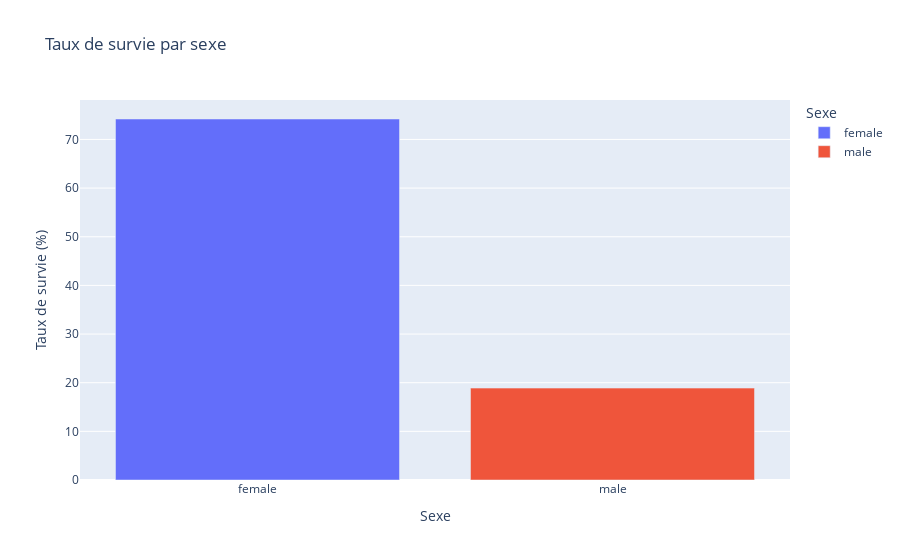

The code cell stored with this chart in its notebook:
### Code cell
# création df avec les pourcentages
sex_survival_rates = pd.DataFrame({
    'Sex': ['female', 'male'],
    'Survived_Rate': [rateWomen, rateMen]
})

fig_sex_survived = px.bar(sex_survival_rates,
x='Sex',
y='Survived_Rate',
color='Sex',

title='Taux de survie par sexe',
labels={
'Survived_Rate': 'Taux de survie (%)',
'Sex': 'Sexe',
}
)

fig_sex_survived.show()

### Figure 1 — Plotly figure (JSON) as saved in the notebook; plotly's stock layout.template omitted (floating-point values rounded to 4 significant figures)
{"data": [{"hovertemplate": "Sexe=%{x}<br>Taux de survie (%)=%{y}<extra></extra>", "legendgroup": "female", "marker": {"color": "#636efa", "pattern": {"shape": ""}}, "name": "female", "orientation": "v", "showlegend": true, "textposition": "auto", "type": "bar", "x": ["female"], "xaxis": "x", "y": [74.2], "yaxis": "y"}, {"hovertemplate": "Sexe=%{x}<br>Taux de survie (%)=%{y}<extra></extra>", "legendgroup": "male", "marker": {"color": "#EF553B", "pattern": {"shape": ""}}, "name": "male", "orientation": "v", "showlegend": true, "textposition": "auto", "type": "bar", "x": ["male"], "xaxis": "x", "y": [18.89], "yaxis": "y"}], "layout": {"barmode": "relative", "legend": {"title": {"text": "Sexe"}, "tracegroupgap": 0}, "title": {"text": "Taux de survie par sexe"}, "xaxis": {"anchor": "y", "categoryarray": ["female", "male"], "categoryorder": "array", "domain": [0, 1], "title": {"text": "Sexe"}}, "yaxis": {"anchor": "x", "domain": [0, 1], "title": {"text": "Taux de survie (%)"}}}}
